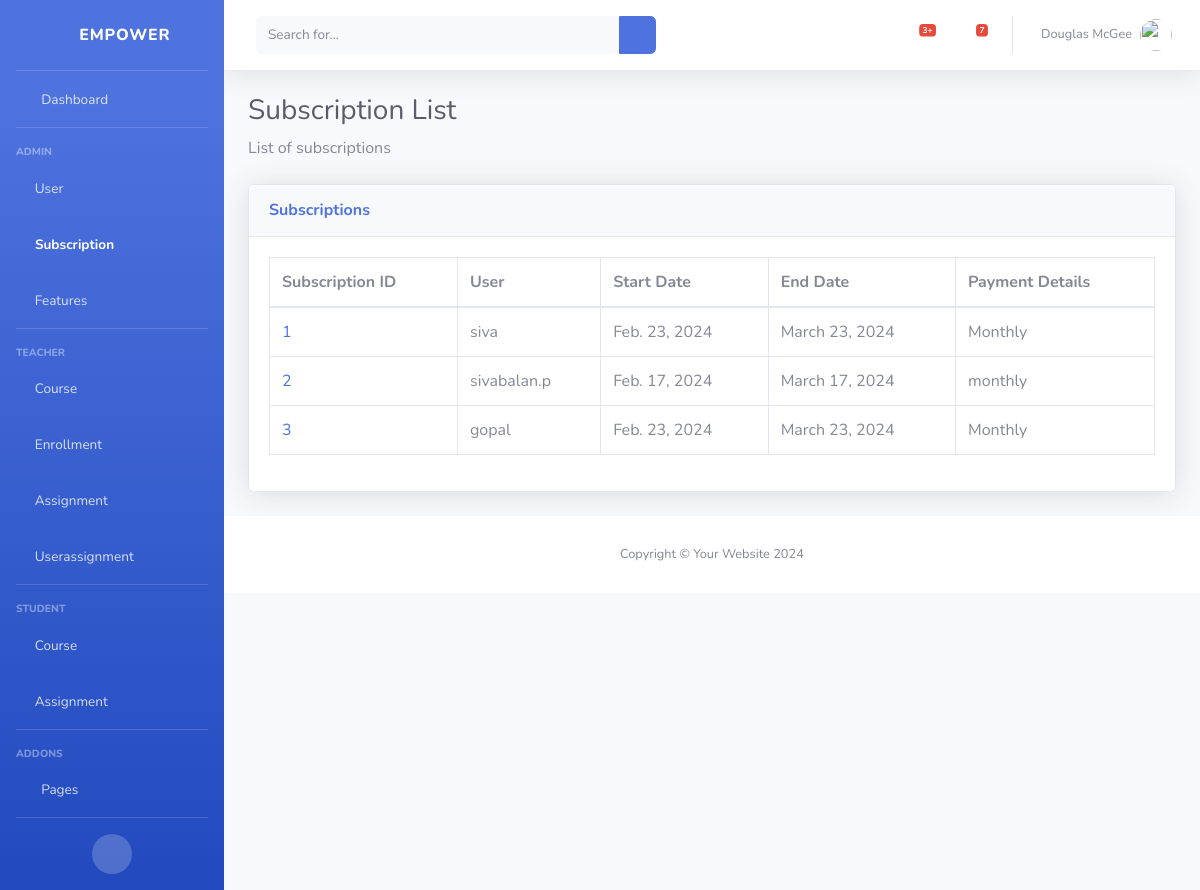
The page /subscriptions/ on the database its author committed.
### classRoom/models.py (models this page shows)
class Subscription(models.Model):
    id = models.AutoField(primary_key=True)
    user = models.ForeignKey(User, on_delete=models.CASCADE)
    subscription_start_date = models.DateField()
    subscription_end_date = models.DateField()
    payment_details = models.TextField()

class User(models.Model):
    TEACHER = 'teacher'
    STUDENT = 'student'
    ROLE_CHOICES = [
        (TEACHER, 'Teacher'),
        (STUDENT, 'Student'),
    ]
    user = models.OneToOneField(AuthUser, on_delete=models.CASCADE)
    role = models.CharField(max_length=50, choices=ROLE_CHOICES)

### classRoom/views.py (the view)
# urls.py: path('subscriptions/',view_subscriptions,name="view_subscriptions"),
def view_subscriptions(request):
    subscriptions = Subscription.objects.all()
    return render(request, 'subscriptions/view_subscriptions.html', {'subscriptions': subscriptions})

### classRoom/templates/subscriptions/view_subscriptions.html
{% extends 'base.html' %}
{% block content %}
<h1 class="h3 mb-2 text-gray-800">Subscription List</h1>
<p class="mb-4">List of subscriptions</p>
<div class="card shadow mb-4">
    <div class="card-header py-3">
        <h6 class="m-0 font-weight-bold text-primary">Subscriptions</h6>
    </div>
    <div class="card-body">
        <div class="table-responsive">
            <table class="table table-bordered" id="dataTable" width="100%" cellspacing="0">
                <thead>
                    <tr>
                        <th>Subscription ID</th>
                        <th>User</th>
                        <th>Start Date</th>
                        <th>End Date</th>
                        <th>Payment Details</th>
                    </tr>
                </thead>
                <tbody>
                    {% for subscription in subscriptions %}
                        <tr>
                            <td><a href="{% url 'view_subscription' subscription.id %}">{{ subscription.id }}</a></td>
                            <td>{{ subscription.user.user.username }}</td>
                            <td>{{ subscription.subscription_start_date }}</td>
                            <td>{{ subscription.subscription_end_date }}</td>
                            <td>{{ subscription.payment_details }}</td>
                        </tr>
                    {% endfor %}
                </tbody>
            </table>
        </div>
    </div>
</div>
{% endblock %}

### rows shown on the page
Subscription: id "1", user.user.username "siva", subscription_start_date "Feb. 23, 2024", subscription_end_date "March 23, 2024", payment_details "Monthly"
Subscription: id "2", user.user.username "sivabalan.p", subscription_start_date "Feb. 17, 2024", subscription_end_date "March 17, 2024", payment_details "monthly"
Subscription: id "3", user.user.username "gopal", subscription_start_date "Feb. 23, 2024", subscription_end_date "March 23, 2024", payment_details "Monthly"
